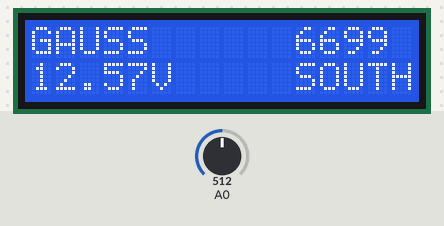
A sketch run on a simulated Arduino Uno, built with avr-gcc and run on an emulated ATmega328P. Shown: 16×2 character LCD. Inputs (shaded band) come from the test bench; at power-on: A0 = 512. What the sketch prints to the serial monitor is not drawn.

Above: at 1.2 s.
1.3 s: A0 set to 0
At 2.9 s:
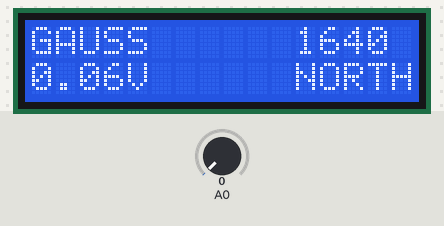
5.4 s: A0 set to 122
At 6.7 s:
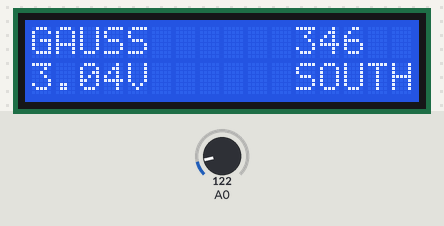
8.7 s: A0 set to 306
At 10.1 s:
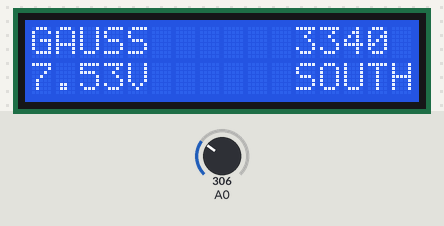
Timing chart, 0 to 11.7 s (numbered marks = the images above; inputs shaded):
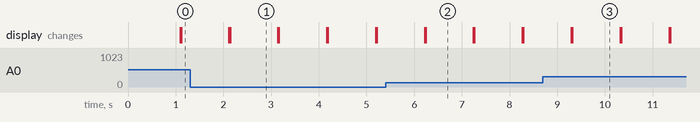

The sketch:

Gauss_Meter_Arduino_Code_for_google_drive.ino
```cpp
/*
 * This is the Arduino code for  Voltage Sensor
 * you will measure voltage using this module which eliminate use extra resistors
 in the video also you will learn how to measure any voltages.

 * Watch the video instruction for Arduino Voltage sensor https://youtu.be/FaoKzi7tgME
 *  *

 * Permission granted to share this code given that this
 * note is kept with the code.
 * Disclaimer: this code is "AS IS" and for educational purpose only.
 *
 */
/*
 * Written by Ahmad Shamshiri for Robojax
 * on Feb 07, 2018 at 20:05, Ajax, Ontario, Canada
 */
#include <Wire.h>
#include <LiquidCrystal_I2C.h>

LiquidCrystal_I2C lcd(0x27, 2, 1, 0, 4, 5, 6, 7, 3, POSITIVE); //need this text to work

//int Gauss;
int Gauss;
double Gauss_tmp;

int offset =06 ;// set the correction offset value
void setup() {
  // Robojax.com voltage sensor
  Serial.begin(9600);
{
  // initialize the LCD
   lcd.begin(16,2);

  // Turn on the blacklight and print a message.
   lcd.backlight();

}
}

void loop() {
  // Robojax.com voltage sensor
  int volt = analogRead(A0);// read the input
  double voltage = map(volt,0,1023, 0, 2500) + offset;// map 0-1023 to 0-2500 and add correction offset

  voltage /=100;// divide by 100 to get the decimal values
  Serial.print("Voltage: ");
  Serial.print(voltage);//print the voltge
  Serial.print("V  -  ");

//Gauss = (voltage - 2.5) * 1300;
Gauss_tmp = (voltage - 2.52) * 666.666667 ;
Gauss = abs(int(Gauss_tmp));

   lcd.setCursor(0,0);
   lcd.print("GAUSS");
   lcd.setCursor(11,0);
   lcd.print(Gauss);
   Serial.print("GAUSS:");
   Serial.print(Gauss);

   lcd.setCursor(0,1) ;

   lcd.print(voltage);
   lcd.print("V");

   lcd.setCursor(11,1) ;
  if ( Gauss > 1 ) {
    if (voltage < 2.52)Serial.println(" - NORTH");
      else Serial.println(" - SOUTH");
   }
   else {
    Serial.println("");
   }
   ;


  if ( Gauss > 1 )
  {
    if (voltage < 2.52)lcd.print("NORTH");
      else lcd.print("SOUTH");
  };

  Gauss_tmp = 0;
  Gauss = 0;


delay(1000);

 lcd.clear();
}
```

Measured:
- after the input at 1.3 s, the display: first differs from a run without the input after 0.84 s (image 1)
- after the input at 5.4 s, the display: first differs from a run without the input after 0.84 s (image 2)
- after the input at 8.7 s, the display: first differs from a run without the input after 0.62 s (image 3)
- what the display in image 1 shows lasts 1.0 s, from 2.1 s to 3.1 s
